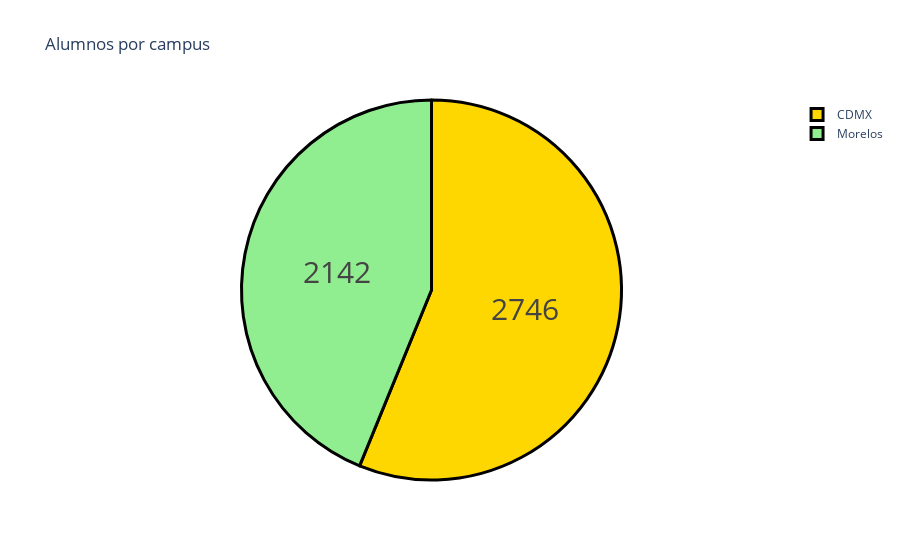

The cell this chart's notebook holds for it:
### Code cell
Campus = data["Campus"].value_counts()
label = Campus.index
counts = data["Genero"].value_counts()
colors = ['gold','lightgreen', "pink", "blue", "skyblue", "cyan", "orange"]

fig = go.Figure(data=[go.Pie(labels=label, values=counts)])
fig.update_layout(title_text='Alumnos por campus')
fig.update_traces(hoverinfo='label+percent', textinfo='value', textfont_size=30,
                  marker=dict(colors=colors, line=dict(color='black', width=3)))
fig.show()

### Figure 1 — Plotly figure (JSON) as saved in the notebook; plotly's stock layout.template omitted (floating-point values rounded to 4 significant figures)
{"data": [{"hoverinfo": "label+percent", "labels": ["CDMX", "Morelos"], "marker": {"colors": ["gold", "lightgreen", "pink", "blue", "skyblue", "cyan", "orange"], "line": {"color": "black", "width": 3}}, "textfont": {"size": 30}, "textinfo": "value", "type": "pie", "values": [2746, 2142]}], "layout": {"title": {"text": "Alumnos por campus"}}}
